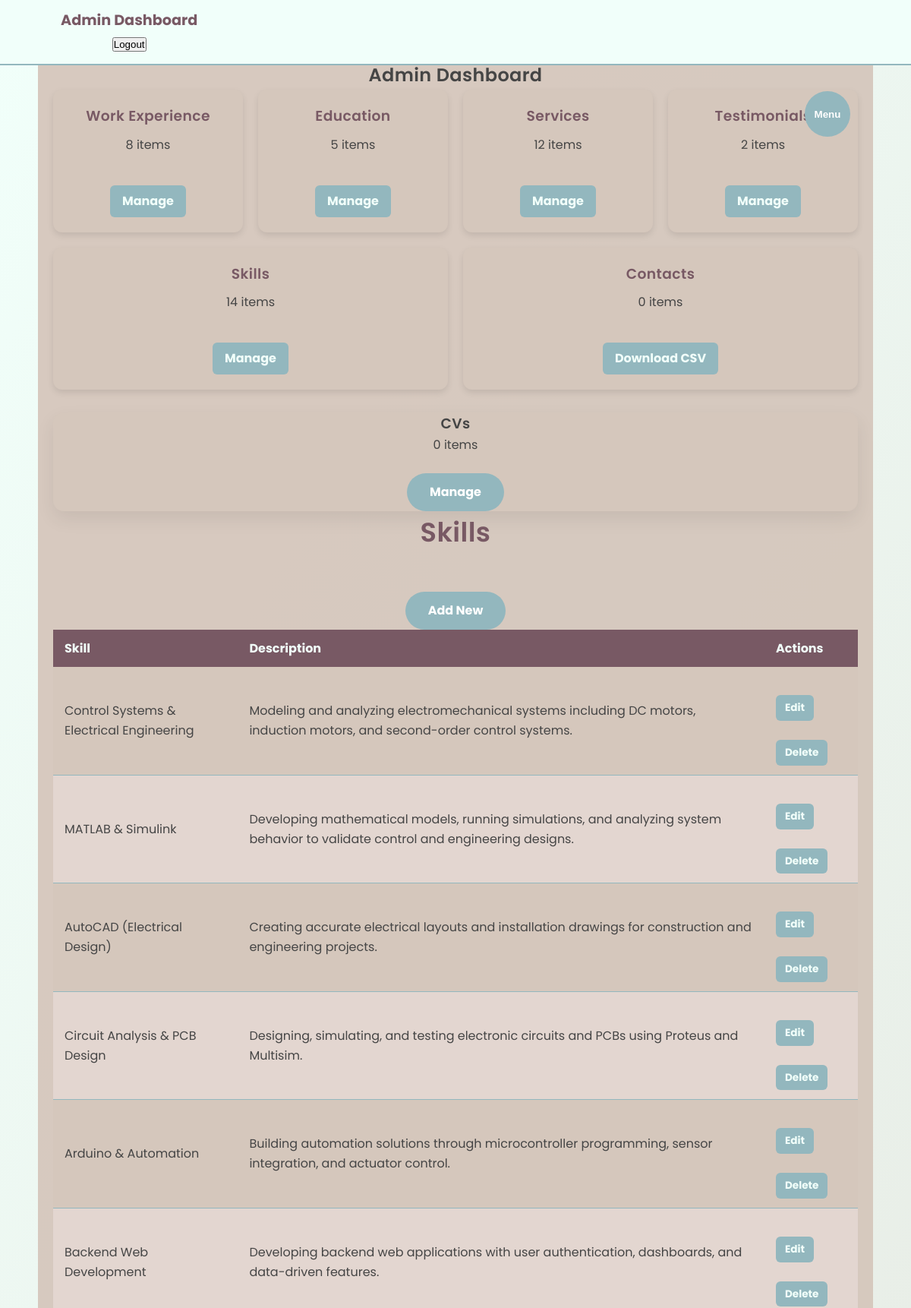
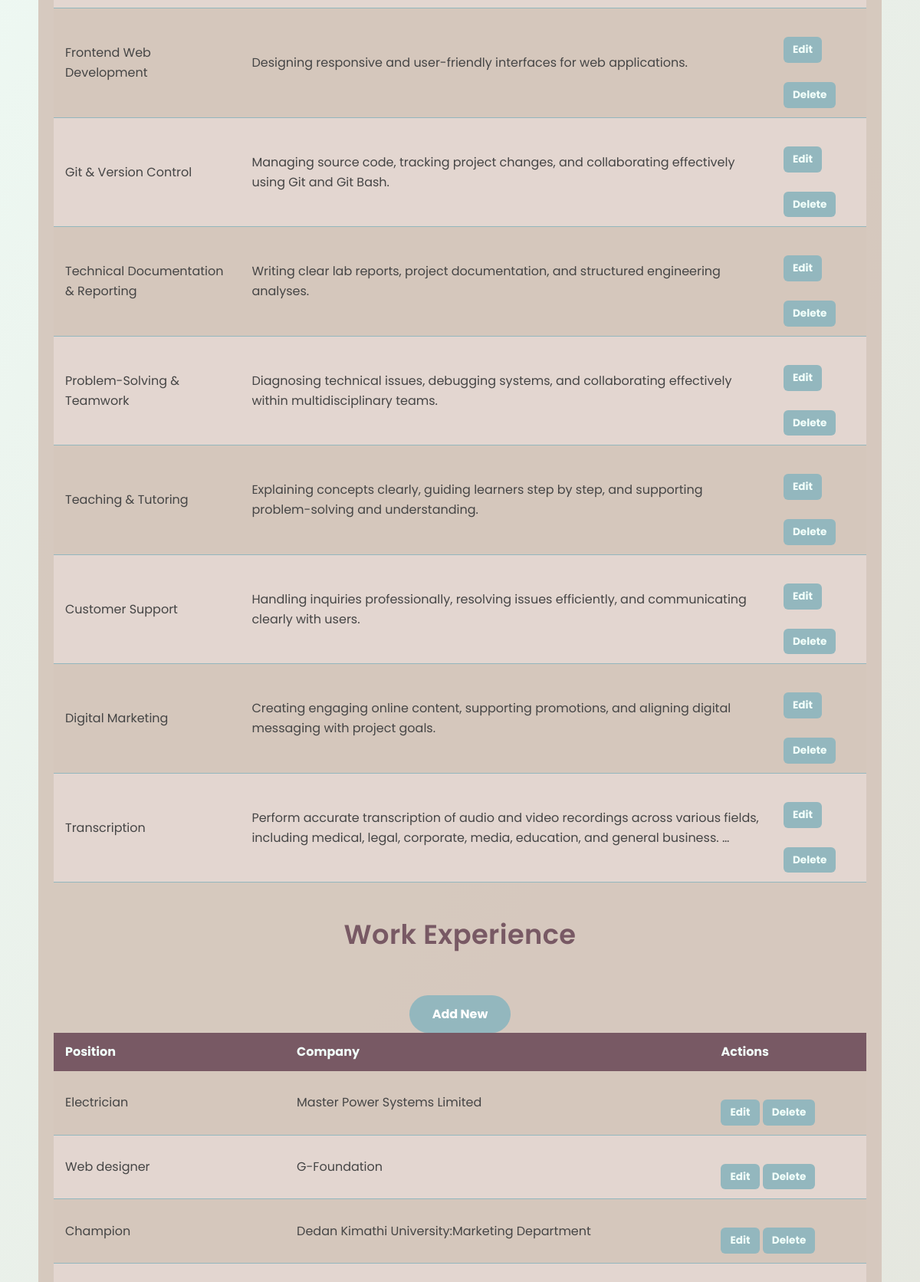
/adm/ (signed in, upper part), run on the app's committed database (2 pictures, top to bottom).
### skills/models.py (models this page shows, shortened)
class Skill(models.Model):
    name = models.CharField(max_length=100)
    description = models.TextField()
    picture = models.ImageField(upload_to='skills/')  # Make sure MEDIA settings are configured
    acquired_from = models.CharField(max_length=200)  # Where you acquired the skill

### work_experience/models.py (models this page shows, shortened)
class WorkExperience(models.Model):
    company_photo = models.ImageField(upload_to='company_photos/' ,blank=True, null=True)
    company_name = models.CharField(max_length=255)
    position = models.CharField(max_length=255)
    start_date = models.DateField()
    end_date = models.DateField(null=True, blank=True)
    description = models.TextField()

### Mainpage/views.py (the view)
# urls.py: path('adm/', views.admin_dashboard, name='admin_dashboard'),
@login_required
def admin_dashboard(request):
    contacts = Contact.objects.all().order_by('-submitted_at')
    skills = Skill.objects.all()
    works = WorkExperience.objects.all()
    educations = Education.objects.all().order_by('-start_year')  # <-- fixed line
    services = Service.objects.all()
    testimonials = Testimonial.objects.all()
    work_count = WorkExperience.objects.count()
    education_count = Education.objects.count()
    service_count = Service.objects.count()
    testimonial_count = Testimonial.objects.count()
    cvs = CV.objects.all().order_by('-created_at')
    if 'download_csv' in request.GET:
        return download_contacts_csv(contacts)
    if 'clear_all' in request.GET:
        contacts.delete()
        return redirect('admin_dashboard')
    if 'delete' in request.GET:
        contact_id = request.GET.get('delete')
        Contact.objects.filter(id=contact_id).delete()
        return redirect('admin_dashboard')
    context = {
        'contacts': contacts,
        'skills': skills,
        'works': works,
        'educations': educations,
        'services': services,
        'testimonials': testimonials,
        'work_count': work_count,
        'education_count': education_count,
        'service_count': service_count,
        'testimonial_count': testimonial_count,
        'cvs': cvs,
    }
    return render(request, 'Main/admin_dashboard.html', context)

### Mainpage/templates/Main/admin_dashboard.html (shortened to what this page needs)
{% extends 'start.html' %}
{% block content %}
<section class="section">
  <h1>Admin Dashboard</h1>
  <div class="dashboard-summary" style="display:flex; gap:20px; flex-wrap:wrap; margin-bottom:30px;">
    <div class="card">
      <h3>Work Experience</h3>
      <p>{{ work_count }} items</p>
      <a href="{% url 'list' %}" class="btn">Manage</a>
    </div>
    <div class="card">
      <h3>Education</h3>
      <p>{{ education_count }} items</p>
      <a href="{% url 'about' %}" class="btn">Manage</a>
    </div>
    <div class="card">
      <h3>Services</h3>
      <p>{{ service_count }} items</p>
      <a href="{% url 'about_services' %}" class="btn">Manage</a>
    </div>
    <div class="card">
      <h3>Testimonials</h3>
      <p>{{ testimonial_count }} items</p>
      <a href="{% url 'about_testimonials' %}" class="btn">Manage</a>
    </div>
    <div class="card">
      <h3>Skills</h3>
      <p>{{ skills.count }} items</p>
      <a href="{% url 'skill_list' %}" class="btn">Manage</a>
    </div>
    <div class="card">
      <h3>Contacts</h3>
      <p>{{ contacts.count }} items</p>
      <a href="?download_csv=1" class="btn">Download CSV</a>
    </div>
  </div>
  <div class="card">
      <h3>CVs</h3>
      <p>{{ cvs.count }} items</p>
      <a href="{% url 'cv_list' %}" class="btn">Manage</a>
    </div>
 <h2>Skills</h2>
<a class="btn" href="{% url 'skill_create' %}">Add New</a>
<table>
  <thead>
    <tr>
      <th>Skill</th>
      <th>Description</th>
      <th>Actions</th>
    </tr>
  </thead>
  <tbody>
    {% for skill in skills %}
    <tr>
      <td>{{ skill.name }}</td>
      <td>{{ skill.description|truncatewords:20 }}</td>
      <td>
        <a class="btn" href="{% url 'skill_update' skill.id %}">Edit</a>
        <a class="btn" href="{% url 'skill_delete' skill.id %}">Delete</a>
      </td>
    </tr>
    {% empty %}
    <tr>
      <td colspan="3">No skills yet.</td>
    </tr>
    {% endfor %}
  </tbody>
</table>
  <h2>Work Experience</h2>
  <a class="btn" href="{% url 'work_create' %}">Add New</a>
  <table>
    <thead>
      <tr>
        <th>Position</th>
        <th>Company</th>
        <th>Actions</th>
      </tr>
    </thead>
    <tbody>
      {% for work in works %}
      <tr>
        <td>{{ work.position }}</td>
        <td>{{ work.company_name }}</td>
        <td>
          <a class="btn" href="{% url 'work_update' work.id %}">Edit</a>
          <a class="btn" href="{% url 'work_delete' work.id %}">Delete</a>
        </td>
      </tr>
      {% empty %}
      <tr><td colspan="3">No work experience yet.</td></tr>
      {% endfor %}
    </tbody>
  </table>
</section>
{% endblock %}

### static/css/styles.css (style rules this page uses)
:root { --accent-primary: #93B7BE; --accent-secondary: #785964; --bg-main: #F1FFFA; --card-bg: #D5C7BC; --text-main: #454545; --text-muted: #6b6b6b; --btn-hover: #785964; }
* { margin: 0; padding: 0; box-sizing: border-box; }
html { scroll-behavior: smooth; }
body { font-family: 'Poppins', system-ui, -apple-system, BlinkMacSystemFont, sans-serif; background-color: var(--bg-main); color: var(--text-main); line-height: 1.6; font-weight: 400; }
body::before { content: ""; position: fixed; inset: 0; z-index: -1; background: linear-gradient( 120deg, var(--bg-main), var(--card-bg), var(--accent-primary), var(--bg-main) ); background-size: 400% 400%; animation: globalGradient 30s ease infinite; }
h1, h2, h3, h4 { font-weight: 600; letter-spacing: 0.4px; }
.btn { display: inline-block; margin-top: 25px; padding: 12px 30px; border-radius: 30px; background: var(--accent-primary); color: #fff; font-weight: bold; text-decoration: none; transition: all 0.3s ease; }
.section { padding: 80px 20px; max-width: 1100px; margin: auto; text-align: center; background: var(--card-bg); border-radius: 12px; margin-bottom: 40px; }
.section h2 { font-size: 2.2rem; color: var(--accent-secondary); margin-bottom: 25px; }
.section p { max-width: 700px; margin: auto; color: var(--text-main); }
.section, .contact, .skill-detail, .work-detail, .skill-form-section, .about-form-container, .dashboard-summary .card { background-color: rgba(213, 199, 188, 0.95); }
.dashboard-summary { display: flex; flex-wrap: wrap; gap: 20px; margin-bottom: 40px; }
.dashboard-summary .card { flex: 1 1 200px; background: var(--card-bg); border-radius: 12px; padding: 20px; box-shadow: 0 4px 8px rgba(0,0,0,0.1); transition: transform 0.3s, background 0.3s; text-align: center; }
.dashboard-summary .card h3 { margin-bottom: 10px; color: var(--accent-secondary); }
.dashboard-summary .card p { margin-bottom: 15px; color: var(--text-main); }
.dashboard-summary .card .btn { display: inline-block; background: var(--accent-primary); color: var(--bg-main); padding: 8px 16px; border-radius: 6px; text-decoration: none; font-weight: bold; transition: background 0.3s; }
table { width: 100%; border-collapse: collapse; margin-bottom: 40px; }
table th, table td { padding: 12px 15px; text-align: left; }
table thead { background: var(--accent-secondary); }
table thead th { color: var(--bg-main); font-weight: bold; }
table tbody tr { background: var(--card-bg); border-bottom: 1px solid var(--accent-primary); transition: background 0.3s; }
table tbody tr:nth-child(even) { background: #e3d6d0; }
table tbody td .btn { display: inline-block; background: var(--accent-primary); color: var(--bg-main); padding: 6px 12px; border-radius: 6px; text-decoration: none; font-size: 0.85rem; transition: background 0.3s; }
.card { background: var(--card-bg); border-radius: 14px; box-shadow: 0 10px 25px rgba(0, 0, 0, 0.08); transition: transform 0.3s ease, box-shadow 0.3s ease, background 0.3s; text-align: center; }

### data on the page
Skill: name "Control Systems & Electrical Engineering", description "Modeling and analyzing electromechanical systems including DC motors, induction motors, and second-order control systems."
Skill: name "MATLAB & Simulink", description "Developing mathematical models, running simulations, and analyzing system behavior to validate control and engineering designs."
Skill: name "AutoCAD (Electrical Design)", description "Creating accurate electrical layouts and installation drawings for construction and engineering projects."
Skill: name "Circuit Analysis & PCB Design", description "Designing, simulating, and testing electronic circuits and PCBs using Proteus and Multisim."
Skill: name "Arduino & Automation", description "Building automation solutions through microcontroller programming, sensor integration, and actuator control."
Skill: name "Backend Web Development", description "Developing backend web applications with user authentication, dashboards, and data-driven features."
Skill: name "Frontend Web Development", description "Designing responsive and user-friendly interfaces for web applications."
Skill: name "Git & Version Control", description "Managing source code, tracking project changes, and collaborating effectively using Git and Git Bash."
Skill: name "Technical Documentation & Reporting", description "Writing clear lab reports, project documentation, and structured engineering analyses."
Skill: name "Problem-Solving & Teamwork", description "Diagnosing technical issues, debugging systems, and collaborating effectively within multidisciplinary teams."
Skill: name "Teaching & Tutoring", description "Explaining concepts clearly, guiding learners step by step, and supporting problem-solving and understanding."
Skill: name "Customer Support", description "Handling inquiries professionally, resolving issues efficiently, and communicating clearly with users."
Skill: name "Digital Marketing", description "Creating engaging online content, supporting promotions, and aligning digital messaging with project goals."
Skill: name "Transcription", description "Perform accurate transcription of audio and video recordings across various fields, including medical, legal, corporate, media, education, and general business. …"
WorkExperience: position "Electrician", company_name "Master Power Systems Limited"
WorkExperience: position "Web designer", company_name "G-Foundation"
WorkExperience: position "Champion", company_name "Dedan Kimathi University:Marketing Department"

### other printed values
{{ work_count }} "8"
{{ education_count }} "5"
{{ service_count }} "12"
{{ testimonial_count }} "2"
{{ skills.count }} "14"
{{ contacts.count }} "0"
{{ cvs.count }} "0"
